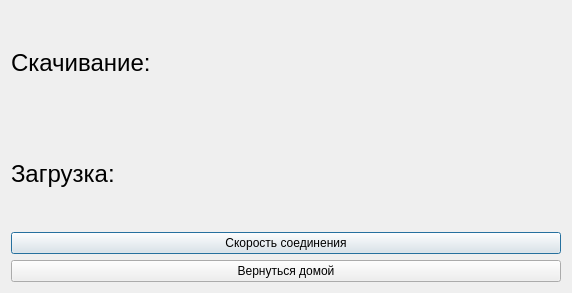
<?xml version="1.0" encoding="UTF-8"?>
<ui version="4.0">
 <class>Dialog</class>
 <widget class="QDialog" name="Dialog">
  <property name="geometry">
   <rect>
    <x>0</x>
    <y>0</y>
    <width>572</width>
    <height>293</height>
   </rect>
  </property>
  <property name="windowTitle">
   <string>Dialog</string>
  </property>
  <property name="styleSheet">
   <string notr="true"/>
  </property>
  <layout class="QVBoxLayout" name="verticalLayout">
   <item>
    <widget class="QLabel" name="downloading">
     <property name="font">
      <font>
       <pointsize>15</pointsize>
      </font>
     </property>
     <property name="text">
      <string>&lt;!DOCTYPE HTML PUBLIC &quot;-//W3C//DTD HTML 4.0//EN&quot; &quot;http://www.w3.org/TR/REC-html40/strict.dtd&quot;&gt;
&lt;html&gt;&lt;head&gt;&lt;meta name=&quot;qrichtext&quot; content=&quot;1&quot; /&gt;&lt;style type=&quot;text/css&quot;&gt;
p, li { white-space: pre-wrap; }
&lt;/style&gt;&lt;/head&gt;&lt;body style=&quot; font-family:'MS Shell Dlg 2'; font-size:8pt; font-weight:400; font-style:normal;&quot;&gt;
&lt;p style=&quot; margin-top:12px; margin-bottom:12px; margin-left:0px; margin-right:0px; -qt-block-indent:0; text-indent:0px;&quot;&gt;&lt;span style=&quot; font-size:18pt;&quot;&gt;Скачивание: &lt;/span&gt;&lt;/p&gt;&lt;/body&gt;&lt;/html&gt;</string>
     </property>
    </widget>
   </item>
   <item>
    <widget class="QLabel" name="uploading">
     <property name="font">
      <font>
       <pointsize>15</pointsize>
      </font>
     </property>
     <property name="styleSheet">
      <string notr="true"/>
     </property>
     <property name="text">
      <string>&lt;!DOCTYPE HTML PUBLIC &quot;-//W3C//DTD HTML 4.0//EN&quot; &quot;http://www.w3.org/TR/REC-html40/strict.dtd&quot;&gt;
&lt;html&gt;&lt;head&gt;&lt;meta name=&quot;qrichtext&quot; content=&quot;1&quot; /&gt;&lt;style type=&quot;text/css&quot;&gt;
p, li { white-space: pre-wrap; }
&lt;/style&gt;&lt;/head&gt;&lt;body style=&quot; font-family:'MS Shell Dlg 2'; font-size:8pt; font-weight:400; font-style:normal;&quot;&gt;
&lt;p style=&quot; margin-top:12px; margin-bottom:12px; margin-left:0px; margin-right:0px; -qt-block-indent:0; text-indent:0px;&quot;&gt;&lt;span style=&quot; font-size:18pt;&quot;&gt;Загрузка: &lt;/span&gt;&lt;/p&gt;&lt;/body&gt;&lt;/html&gt;</string>
     </property>
     <property name="textFormat">
      <enum>Qt::AutoText</enum>
     </property>
    </widget>
   </item>
   <item>
    <widget class="QPushButton" name="btnBrowse">
     <property name="accessibleName">
      <string/>
     </property>
     <property name="text">
      <string>Скорость соединения</string>
     </property>
    </widget>
   </item>
   <item>
    <widget class="QPushButton" name="pushButton1">
     <property name="text">
      <string>Вернуться домой</string>
     </property>
    </widget>
   </item>
  </layout>
 </widget>
 <resources/>
 <connections/>
</ui>
